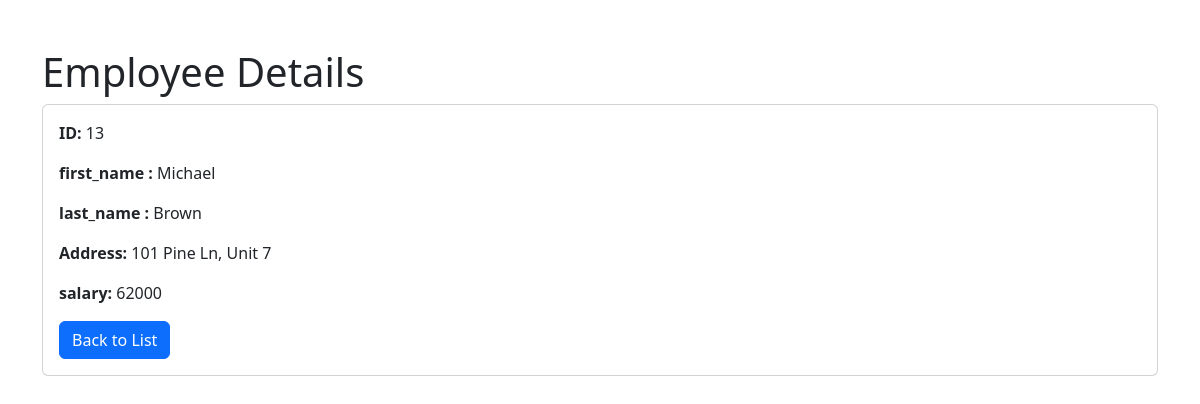
/view.php?id=13, run on the app's committed database.
### tables this page shows
CREATE TABLE `crud` (
  `id` int(100) NOT NULL,
  `first_name` varchar(100) NOT NULL,
  `last_name` varchar(100) NOT NULL,
  `Address` varchar(100) NOT NULL,
  `gender` varchar(100) NOT NULL,
  `salary` int(11) DEFAULT NULL
);

### view.php (the view, shortened to what this page needs)
<?php
include 'crudForm.php';
$id = intval($_GET['id']);
$sql = "SELECT * FROM crud WHERE id = $id";
$result = $conn->query($sql);
if ($result->num_rows > 0) {
    $row = $result->fetch_assoc();
} else {
    echo "No record found";
    exit;
}
?>
<!DOCTYPE html>
<html lang="en">
<head>
</head>
<body>
    <div class="container mt-5">
        <h1>Employee Details</h1>
        <div class="card">
            <div class="card-body">
                <p><strong>ID:</strong> <?php echo htmlspecialchars($row['id']); ?></p>
                <p><strong>first_name :</strong> <?php echo htmlspecialchars($row['first_name']); ?></p>
                <p><strong>last_name :</strong> <?php echo htmlspecialchars($row['last_name']); ?></p>
                <p><strong>Address:</strong> <?php echo htmlspecialchars($row['Address']); ?></p>
                <p><strong>salary:</strong> <?php echo htmlspecialchars($row['salary']); ?></p>
                <a href="index.php" class="btn btn-primary">Back to List</a>
            </div>
        </div>
    </div>
     <link href="https://cdn.jsdelivr.net/npm/bootstrap@5.2.3/dist/css/bootstrap.min.css" rel="stylesheet">
</body>
</html>

### data on the page
crud: id "13", first_name "Michael", last_name "Brown", Address "101 Pine Ln, Unit 7", salary "62000"
